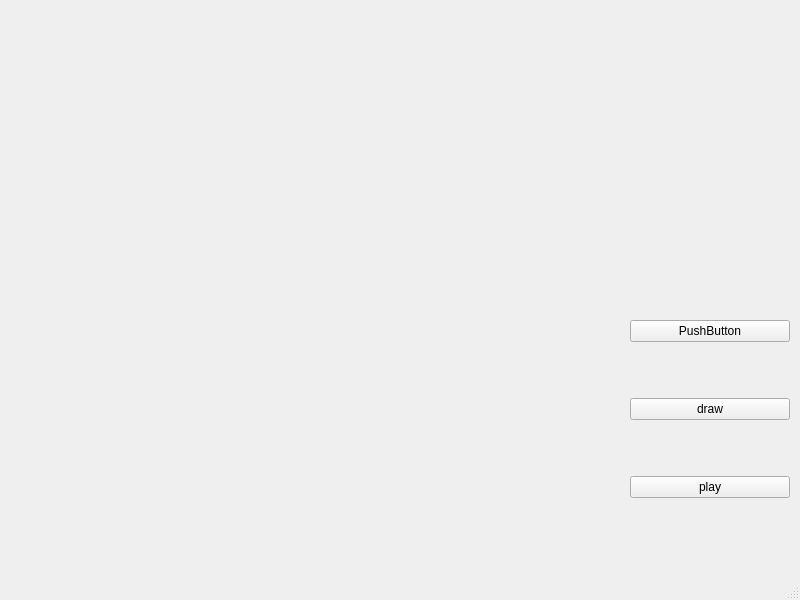
<?xml version="1.0" encoding="UTF-8"?>
<ui version="4.0">
 <class>MainWindow</class>
 <widget class="QMainWindow" name="MainWindow">
  <property name="geometry">
   <rect>
    <x>0</x>
    <y>0</y>
    <width>800</width>
    <height>600</height>
   </rect>
  </property>
  <property name="windowTitle">
   <string>SoundShaper</string>
  </property>
  <widget class="QWidget" name="centralwidget">
   <widget class="QWidget" name="verticalLayoutWidget">
    <property name="geometry">
     <rect>
      <x>630</x>
      <y>270</y>
      <width>160</width>
      <height>281</height>
     </rect>
    </property>
    <layout class="QVBoxLayout" name="verticalLayout">
     <item>
      <widget class="QPushButton" name="pushButton">
       <property name="text">
        <string>PushButton</string>
       </property>
      </widget>
     </item>
     <item>
      <widget class="QPushButton" name="draw">
       <property name="text">
        <string>draw</string>
       </property>
       <property name="autoDefault">
        <bool>false</bool>
       </property>
      </widget>
     </item>
     <item>
      <widget class="QPushButton" name="play">
       <property name="text">
        <string>play</string>
       </property>
      </widget>
     </item>
    </layout>
   </widget>
   <widget class="QWidget" name="horizontalLayoutWidget">
    <property name="geometry">
     <rect>
      <x>19</x>
      <y>19</y>
      <width>601</width>
      <height>531</height>
     </rect>
    </property>
    <layout class="QHBoxLayout" name="horizontalLayout"/>
   </widget>
  </widget>
  <widget class="QMenuBar" name="menubar">
   <property name="geometry">
    <rect>
     <x>0</x>
     <y>0</y>
     <width>800</width>
     <height>21</height>
    </rect>
   </property>
  </widget>
  <widget class="QStatusBar" name="statusbar"/>
 </widget>
 <resources/>
 <connections/>
</ui>
